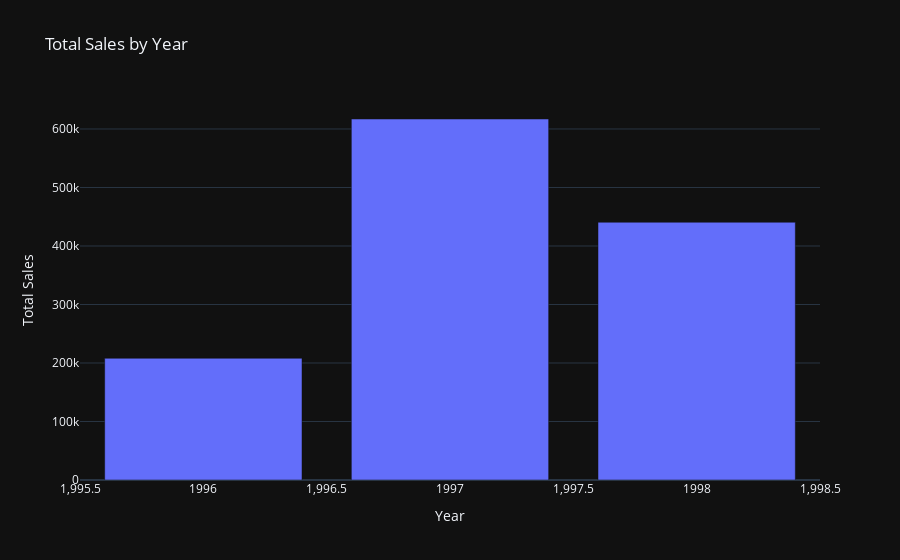

The cell this chart's notebook holds for it:
### Code cell
# Plotting
fig = px.bar(df, x='year', y='totalsales', title='Total Sales by Year',
             labels={'year': 'Year', 'totalsales': 'Total Sales'},
             template='plotly_dark')
fig.show()

### Figure 1 — Plotly figure (JSON) as saved in the notebook; plotly's stock layout.template omitted (floating-point values rounded to 4 significant figures)
{"data": [{"alignmentgroup": "True", "hovertemplate": "Year=%{x}<br>Total Sales=%{y}<extra></extra>", "legendgroup": "", "marker": {"color": "#636efa", "pattern": {"shape": ""}}, "name": "", "offsetgroup": "", "orientation": "v", "showlegend": false, "textposition": "auto", "type": "bar", "x": [1996, 1997, 1998], "xaxis": "x", "y": [208100.0, 617100.0, 440600.0], "yaxis": "y"}], "layout": {"barmode": "relative", "legend": {"tracegroupgap": 0}, "title": {"text": "Total Sales by Year"}, "xaxis": {"anchor": "y", "domain": [0, 1], "title": {"text": "Year"}}, "yaxis": {"anchor": "x", "domain": [0, 1], "title": {"text": "Total Sales"}}}}
